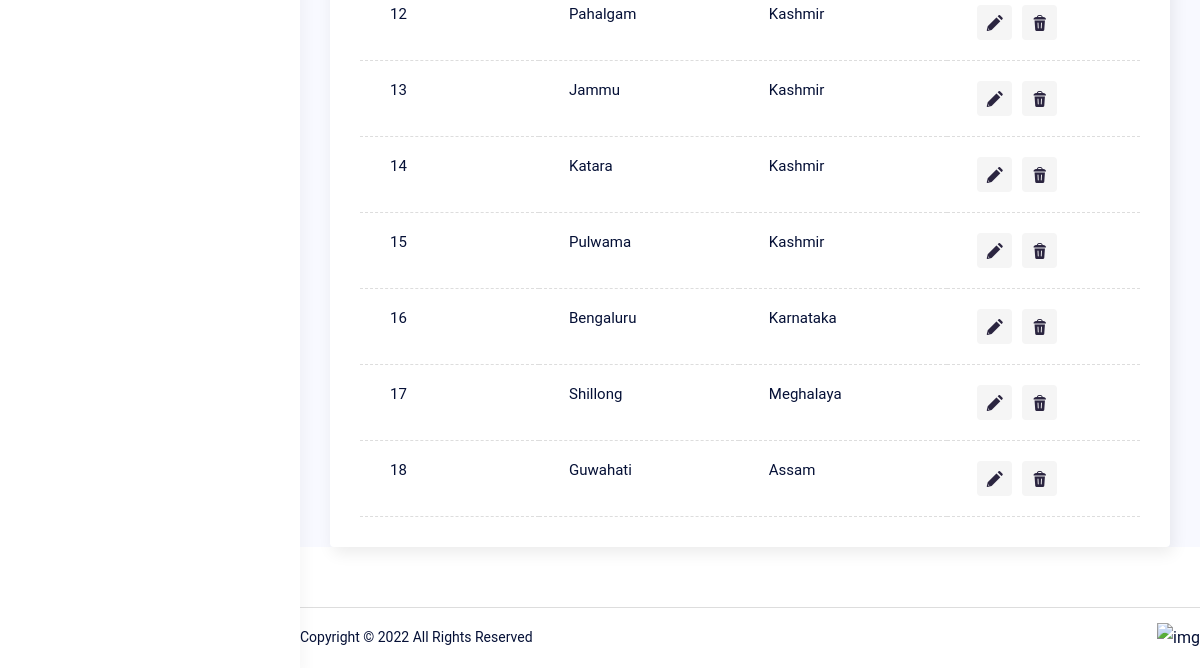
Before: /city/ (lower part) with the older database file.
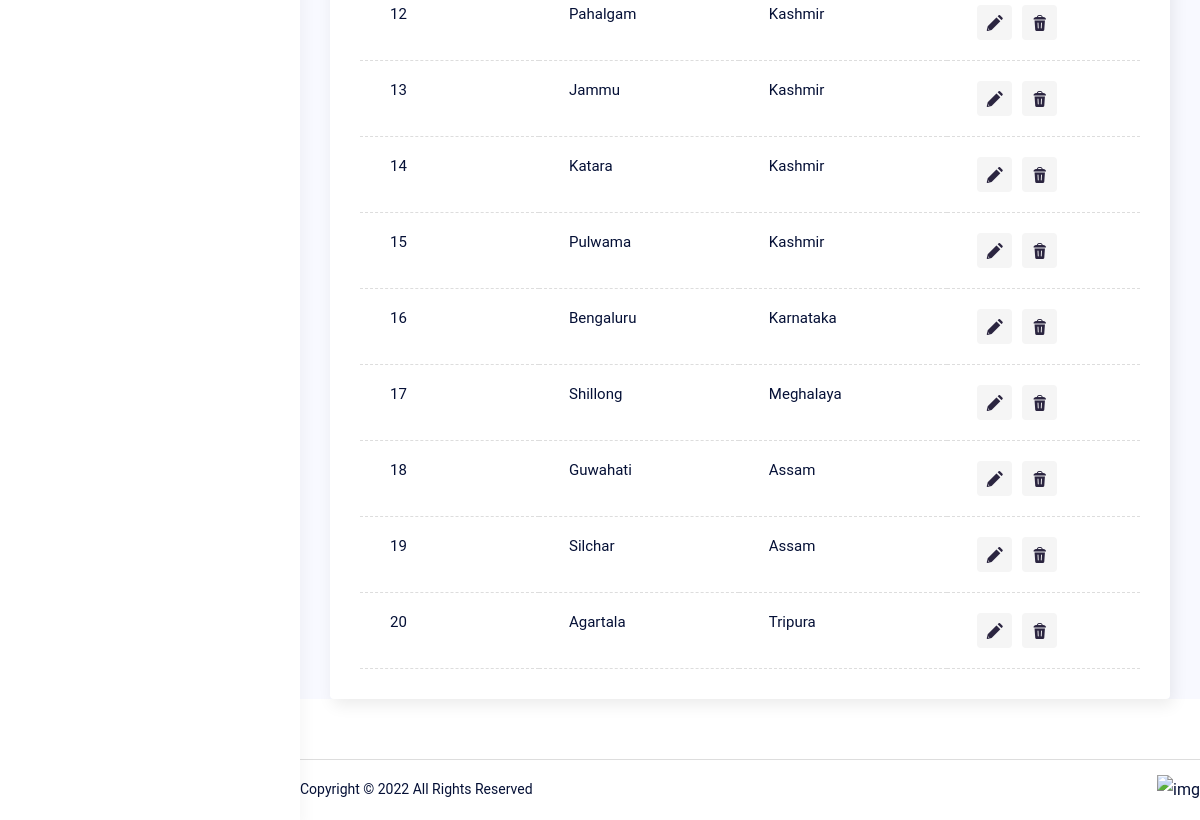
After: the same page with the newer database file.
### core/models.py (models this page shows, shortened)
class City(BaseModel):
    name = models.CharField(max_length=100)
    code = models.CharField(max_length=4, unique=True)
    state = models.ForeignKey(State, on_delete=models.CASCADE)
    image = models.ImageField(upload_to='image/city')
    location = models.JSONField(null=True, blank=True) # JSONField to store latitude and longitude
    class Meta:
        ordering = ('created_at',)

class State(BaseModel):
    name = models.CharField(max_length=100)
    def __str__(self) -> str:
        return str(self.name)
    class Meta:
        ordering = ('created_at',)

### core/views.py (the view)
# urls.py: path('city/', UserView.City.as_view(),name="city"),
    class City(ListView, SuperUserView):
        model = City
        context_object_name = 'city'
        template_name = 'admin/city.html'

### templates/admin/city.html (shortened to what this page needs)
{% extends "base.html" %}
{%  block dashboard %}
<div class="dashboard__main">
  <div class="dashboard__content">
    <div class="py-30 px-30 rounded-4 bg-white custom_shadow">
      <div class="tabs -underline-2 js-tabs">
        <div class="tabs__content pt-30 js-tabs-content">
            <div class="overflow-scroll scroll-bar-1">
              <table class="table-4 -border-bottom col-12">
                <tbody>
                  {% for citys in city %}
                  <tr>
                    <td>{{citys.id}}</td>
                    <td>{{citys.name}}</td>
                    <td>{{citys.state}}</td>
                    <td>
                      <div class="row x-gap-10 y-gap-10 items-center">
                        <div class="col-auto">
                            <button class="flex-center bg-light-2 rounded-4 size-35">
                              <i class="icon-edit text-16 text-light-1"></i>
                            </button>
                        </div>
                        <div class="col-auto">
                          <form action="{% url 'city_delete' citys.id %}" method="post">
                            <button name="delete" class="flex-center bg-light-2 rounded-4 size-35">
                              <i class="icon-trash-2 text-16 text-light-1"></i>
                            </button>
                          </form>
                        </div>
                      </div>
                    </td>
                  </tr>
                  {% endfor %}
                </tbody>
              </table>
            </div>
          </div>
        </div>
      </div>
    </div>
    {% include "db_footer.html" %}
  </div>
</div>
{% endblock %}

Changed rows visible on the page:
added City: id "19", name "Silchar", state "Assam"
added City: id "20", name "Agartala", state "Tripura"
